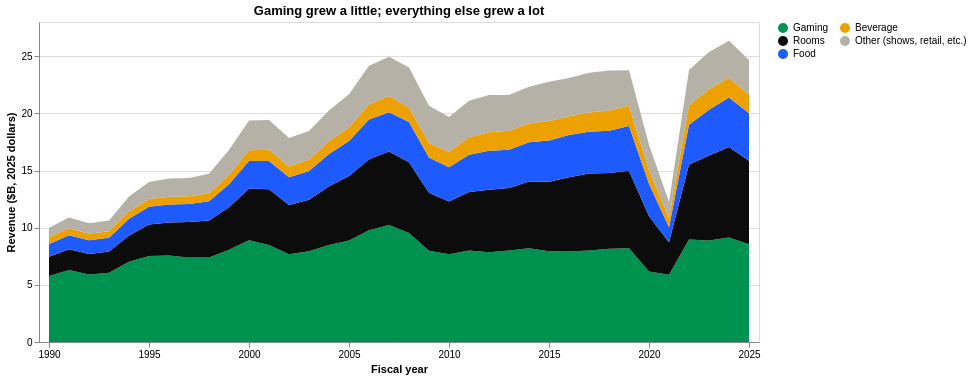

Notebook source saved alongside this figure:
### Code cell
#| hide
#| caption: Strip casino revenue by department, fiscal years 1990 to 2025, in 2025 dollars, on the consistent basis. FY2020–21 are the COVID closure and reopening.
order = ["gaming", "rooms", "food", "beverage", "other"]
labels = {"gaming": "Gaming", "rooms": "Rooms", "food": "Food", "beverage": "Beverage", "other": "Other (shows, retail, etc.)"}
dr = q("SELECT fy, dept, real_revenue / 1e9 AS revenue_b FROM v_strip_departments_real")
dr["dept"] = dr.dept.map(labels)
dr["order"] = dr.dept.map({labels[k]: i for i, k in enumerate(order)})
alt.Chart(dr).mark_area().encode(
    x=alt.X("fy:O", title="Fiscal year", axis=alt.Axis(labelAngle=0, values=list(range(1990, 2026, 5)))),
    y=alt.Y("revenue_b:Q", title="Revenue ($B, 2025 dollars)", stack="zero"),
    color=alt.Color("dept:N", title=None, sort=[labels[k] for k in order],
                    scale=alt.Scale(domain=[labels[k] for k in order], range=[GREEN, INK, "#1d5bff", "#eda100", LIGHT]),
                    legend=alt.Legend(columns=2)),
    order=alt.Order("order:Q"),
    tooltip=[alt.Tooltip("fy:O", title="Fiscal year"), alt.Tooltip("dept:N", title="Department"),
             alt.Tooltip("revenue_b:Q", format=".2f", title="Revenue ($B)")],
).properties(title="Gaming grew a little; everything else grew a lot", height=320)

### Figure 1 — Vega-Lite specification as saved in the notebook (floating-point values rounded to 4 significant figures; data arrays with more than 128 entries replaced by an {"elided": "..."} marker saying what was removed)
{"config": {"view": {"continuousWidth": 300, "continuousHeight": 300}}, "data": {"name": "data-e4fc040253caef23f3e59c7a77ddb712"}, "mark": {"type": "area"}, "encoding": {"color": {"field": "dept", "legend": {"columns": 2}, "scale": {"domain": ["Gaming", "Rooms", "Food", "Beverage", "Other (shows, retail, etc.)"], "range": ["#00934f", "#0c0c0c", "#1d5bff", "#eda100", "#b5b1a6"]}, "sort": ["Gaming", "Rooms", "Food", "Beverage", "Other (shows, retail, etc.)"], "title": null, "type": "nominal"}, "order": {"field": "order", "type": "quantitative"}, "tooltip": [{"field": "fy", "title": "Fiscal year", "type": "ordinal"}, {"field": "dept", "title": "Department", "type": "nominal"}, {"field": "revenue_b", "format": ".2f", "title": "Revenue ($B)", "type": "quantitative"}], "x": {"axis": {"labelAngle": 0, "values": [1990, 1995, 2000, 2005, 2010, 2015, 2020, 2025]}, "field": "fy", "title": "Fiscal year", "type": "ordinal"}, "y": {"field": "revenue_b", "stack": "zero", "title": "Revenue ($B, 2025 dollars)", "type": "quantitative"}}, "height": 320, "title": "Gaming grew a little; everything else grew a lot", "$schema": "https://vega.github.io/schema/vega-lite/v6.4.1.json", "datasets": {"data-e4fc040253caef23f3e59c7a77ddb712": {"elided": "180 records"}}}
